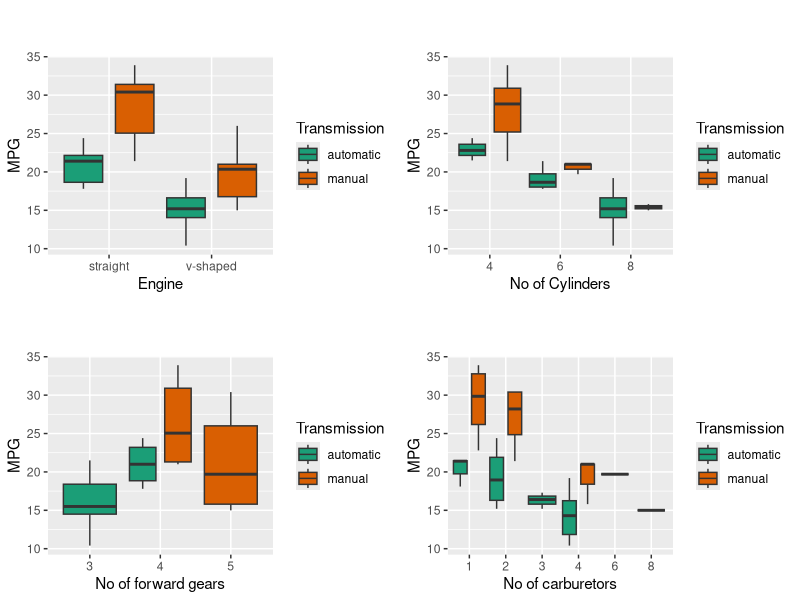
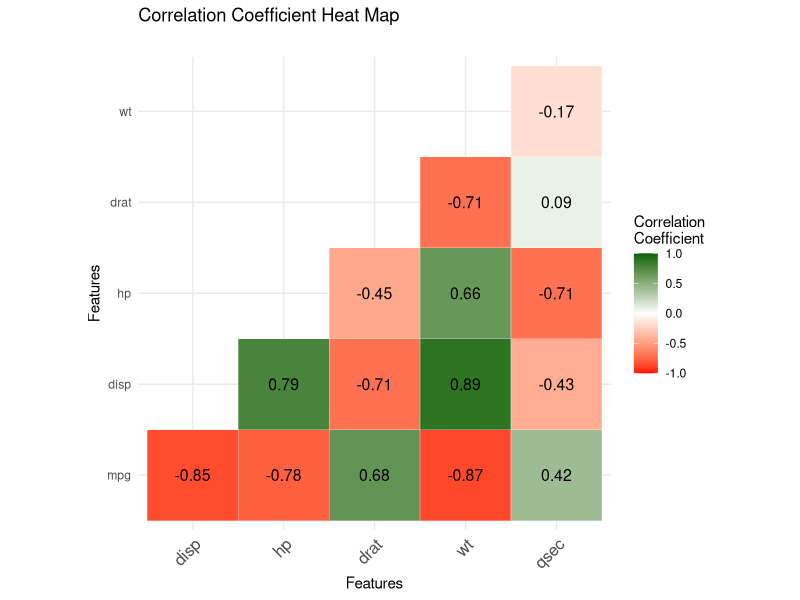
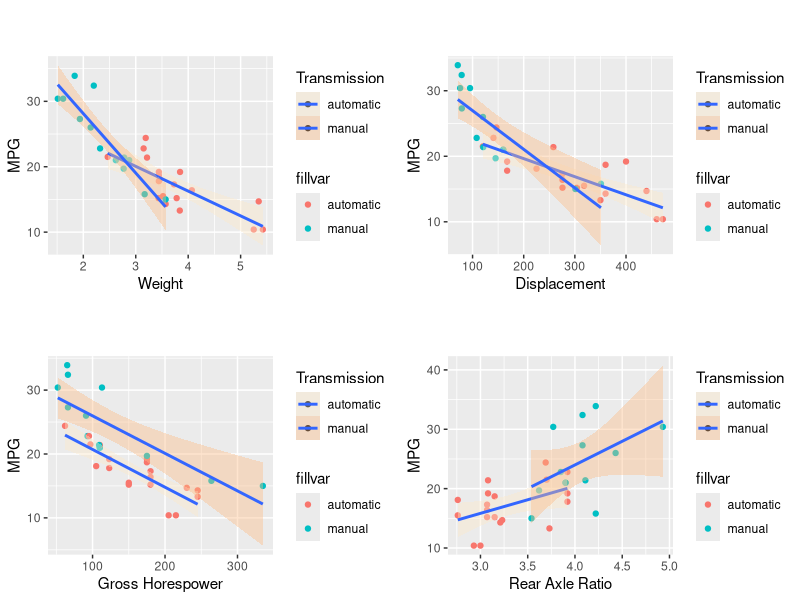
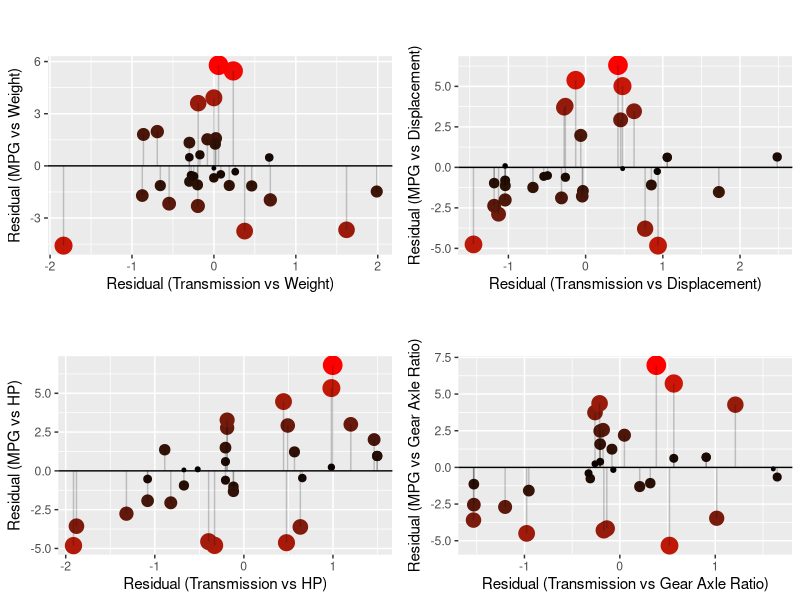

Reproduce these figures in R, in order.
## ---- chunk 1
knitr::opts_chunk$set(echo = TRUE)
## ---- chunk 2
library(ggplot2)
library(RColorBrewer)
library(knitr)
library(kableExtra)
library(reshape2)
library(ggpubr)
## ---- chunk 3
mt <- mtcars
mt$am <- as.factor(ifelse(mt$am==0,"automatic","manual"))
mt$vs <- as.factor(ifelse(mt$vs==0,"v-shaped","straight"))
mt$cyl <- as.factor(mt$cyl)
mt$gear <- as.factor(mt$gear)
mt$carb <- as.factor(mt$carb)
## ---- chunk 4
getBoxPlot <- function(df,xvar,yvar,fillvar,xlabel,ylabel,filllabel)
{
  mybox <- ggplot(data=df, aes(x=xvar,y=yvar,fill=fillvar)) +
  geom_boxplot(outlier.colour="black", 
               outlier.size=2,position=position_dodge(1)) + 
  labs(title = "",
       subtitle = "",
       y = ylabel, x = xlabel) +
    scale_fill_brewer(name = filllabel,palette="Dark2")  +
  theme(plot.title = element_text(hjust = 0.5)) 
  
  return(mybox)
}

plotVS <- getBoxPlot(mt,mt$vs,mt$mpg,mt$am,"Engine","MPG","Transmission")
plotCYL <- getBoxPlot(mt,mt$cyl,mt$mpg,mt$am,"No of Cylinders","MPG","Transmission")
plotGEAR <- getBoxPlot(mt,mt$gear,mt$mpg,mt$am,"No of forward gears","MPG","Transmission")
plotCARB <- getBoxPlot(mt,mt$carb,mt$mpg,mt$am,"No of carburetors","MPG","Transmission")

figure.box <- ggarrange(plotVS, plotCYL, plotGEAR, plotCARB, ncol = 2, nrow = 2)
figure.box
## ---- chunk 5
correlation.matrix <- cor(mt[,c("mpg","disp","hp","drat","wt","qsec")])
correlation.matrix <- round(correlation.matrix,2)
correlation.matrix[upper.tri(correlation.matrix)] <- NA
diag(correlation.matrix) <- NA
row.corr.matrix <- melt(correlation.matrix,na.rm=TRUE)
colnames(row.corr.matrix) <- c("F1","F2","CORR")
ggplot(data = row.corr.matrix, aes(x=F1, y=F2, fill=CORR)) + 
  geom_tile(color="white")+
  labs(title = "Correlation Coefficient Heat Map",
       subtitle = "",
       y = "Features", x = "Features") + 
  scale_fill_gradient2(low = "red", high = "darkgreen", mid = "white", 
   midpoint = 0, limit = c(-1,1), space = "Lab", 
   name="Correlation\nCoefficient") +
  theme_minimal()+ 
 theme(axis.text.x = element_text(angle = 45, vjust = 1, 
    size = 12, hjust = 1))+
 coord_fixed()+
  geom_text(aes(x=F1, y=F2, label = CORR), color = "black", size = 4)
## ---- chunk 6
getAdjPlot <- function(df,xvar,yvar,fillvar,xlabel,ylabel,fillabel)
{
  adjPlot <- ggplot(data=df, aes(x=xvar,y=yvar,fill=fillvar)) +
  geom_point(aes(color=fillvar)) + geom_smooth(method=lm) + 
  labs(title = "",
       subtitle = "",
       y = ylabel, x = xlabel) +
  scale_fill_brewer(name = fillabel,palette="OrRd")  +
  theme(plot.title = element_text(hjust = 0.5)) 
  
  return(adjPlot)
}

plotWeight <- getAdjPlot(mt,mt$wt,mt$mpg,mt$am,"Weight","MPG","Transmission")
plotDisp <- getAdjPlot(mt,mt$disp,mt$mpg,mt$am,"Displacement","MPG","Transmission")
plotHP <- getAdjPlot(mt,mt$hp,mt$mpg,mt$am,"Gross Horespower","MPG","Transmission")
plotDRAT <- getAdjPlot(mt,mt$drat,mt$mpg,mt$am,"Rear Axle Ratio","MPG","Transmission")

figure.point <- ggarrange(plotWeight, plotDisp, plotHP, plotDRAT, ncol = 2, nrow = 2)
figure.point
## ---- chunk 7
fit1 <- lm(mpg~wt,data=mt)
fit2 <- update(fit1,mpg~wt+cyl)
fit3 <- update(fit1,mpg~wt*cyl)
anova(fit1,fit2,fit3)
## ---- chunk 8
getResidPlot <- function(df,xvar,yvar,xlab,ylab)
{
  residPlot <- ggplot(data=df, aes(x=xvar,y=yvar)) +
  geom_point(aes(color=abs(yvar),size=abs(yvar))) +  
  labs(title = "",
       subtitle = "",
       y = ylab, x = xlab) +
  theme(plot.title = element_text(hjust = 0.5)) + 
  guides(color = FALSE, size = FALSE) +
  scale_color_continuous(low = "black", high = "red") +
  geom_segment(aes(xend = xvar, yend = 0, color=), alpha = .2) + 
  geom_hline(yintercept=0)

  return(residPlot)
}
mt$resid.mpg.wt <- resid(glm(mpg~wt+cyl,data=mt))  
mt$resid.mpg.disp <- resid(glm(mpg~disp+cyl,data=mt))  
mt$resid.mpg.hp <- resid(glm(mpg~hp+cyl,data=mt))  
mt$resid.mpg.drat <- resid(glm(mpg~drat+cyl,data=mt)) 

mt$resid.am.wt <- resid(glm(am~wt+cyl,data=mt,family="binomial"))
mt$resid.am.disp <- resid(glm(am~disp+cyl,data=mt,family="binomial"))
mt$resid.am.hp <- resid(glm(am~hp+cyl,data=mt,family="binomial"))
mt$resid.am.drat <- resid(glm(am~drat+cyl,data=mt,family="binomial"))

plotResidWeight <- getResidPlot(mt,mt$resid.am.wt,mt$resid.mpg.wt,"Residual (Transmission vs Weight)","Residual (MPG vs Weight)")
plotResidDisp <- getResidPlot(mt,mt$resid.am.disp,mt$resid.mpg.disp,"Residual (Transmission vs Displacement)","Residual (MPG vs Displacement)")
plotResidHP <- getResidPlot(mt,mt$resid.am.hp,mt$resid.mpg.hp,"Residual (Transmission vs HP)","Residual (MPG vs HP)")
plotResidDRAT <- getResidPlot(mt,mt$resid.am.drat,mt$resid.mpg.drat,"Residual (Transmission vs Gear Axle Ratio)","Residual (MPG vs Gear Axle Ratio)")

figure.residual <- ggarrange(plotResidWeight, plotResidDisp, plotResidHP, plotResidDRAT, ncol = 2, nrow = 2)
figure.residual
## ---- chunk 9
x1 <- mt[mt$am=="automatic",]$mpg; x2 <- mt[mt$am=="manual",]$mpg
s1 <- sd(x1); s2 = sd(x2); n1 <- length(x1); n2 <- length(x2);
s <- sqrt(((n1-1)*(s1**2) + (n2-1)*(s2**2)) / (n1+n2-2))
mu1 <- mean(x1); mu2 <- mean(x2)
diffMU <- mu2 - mu1
t.statistic <- diffMU / (s * sqrt((1/n1)+(1/n2)))
p.value <- pt(t.statistic,n1+n2-2,lower.tail = FALSE)
## ---- chunk 10
x1 <- mt[mt$am=="automatic",]$resid.mpg.wt; x2 <- mt[mt$am=="manual",]$resid.mpg.wt
s1 <- sd(x1); s2 = sd(x2); n1 <- length(x1); n2 <- length(x2);
s <- sqrt(((n1-1)*(s1**2) + (n2-1)*(s2**2)) / (n1+n2-2))
mu1 <- mean(x1); mu2 <- mean(x2)
diffMU <- mu2 - mu1
t.statistic <- diffMU / (s * sqrt((1/n1)+(1/n2)))
p.value <- pt(t.statistic,n1+n2-2,lower.tail = FALSE)
